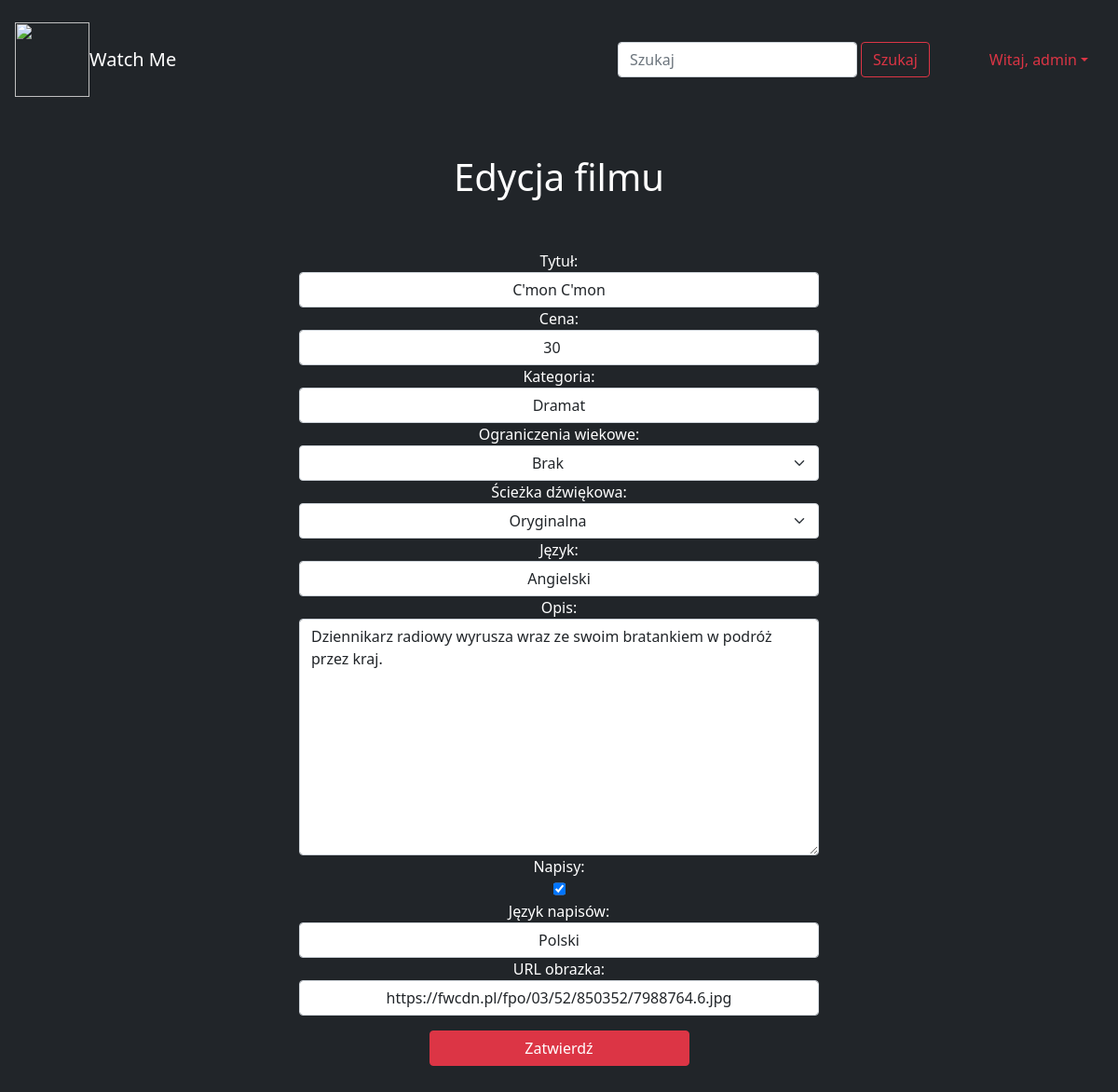
/store/movie/edit?id=18 (signed in), run on the app's committed database.
### store/models.py (models this page shows, shortened)
class Movie(models.Model):
    lector = "Lektor";
    original = "Oryginalna"
    dubbing = "Dubbing"
    choices = [(lector,"Lektor"),(original,"Oryginalna"),(dubbing,"Dubbing")]
    age_choices = [(0,"Brak"),(7,"Od 7 roku życia"),(18,"Od 18 roku życia")]
    title = models.CharField(max_length=200)
    price = models.IntegerField()
    category = models.CharField(max_length=100)
    minimum_age = models.IntegerField(default=0, choices=age_choices)
    soundtrack = models.CharField(max_length=10, choices=choices)
    language = models.CharField(max_length=100,)
    description = models.TextField(max_length=10000)
    subtitles = models.BooleanField(default=False)
    subtitles_language = models.CharField(max_length=100, null=True, default=None)
    picture_url = models.CharField(max_length=300)

### store/views.py (the view)
# urls.py: path('movie/edit', views.editMovie, name="editMovie"),
def editMovie(request):
    check_deadline(request)
    if request.user.is_superuser:
        if request.method == 'POST':
            form = EditMovieForm(request.POST)
            if form.is_valid():
                id = request.GET["id"]
                cd = form.cleaned_data
                title = cd.get('title')
                price = cd.get('price')
                category = cd.get('category')
                soundtrack = cd.get('soundtrack')
                language = cd.get('language')
                description = cd.get('description')
                subtitles = cd.get('subtitles')
                subtitles_language = cd.get('subtitles_language')
                picture_url = cd.get('picture_url')
                movie = Movie.objects.get(id=id)
                movie.title = title
                movie.price = price
                movie.category = category
                movie.soundtrack = soundtrack
                movie.language = language
                movie.description = description
                movie.subtitles = subtitles
                movie.subtitles_language = subtitles_language
                movie.picture_url = picture_url
                movie.save()
                messages.success(request, 'Dokonano edycji')
                return redirect('/store/movie/list')
            else:
                messages.error(request, 'Błąd dodania')
        else:
            id = request.GET["id"]
            movie = Movie.objects.get(id=id)
            form = EditMovieForm()
            form.fields['title'].initial = movie.title
            form.fields['price'].initial = movie.price
            form.fields['category'].initial = movie.category
            form.fields['soundtrack'].initial = movie.soundtrack
            form.fields['language'].initial = movie.language
            form.fields['description'].initial = movie.description
            form.fields['subtitles'].initial = movie.subtitles
            form.fields['subtitles_language'].initial = movie.subtitles_language
            form.fields['picture_url'].initial = movie.picture_url
            return render(request, "editMovie.html", {'form': form})
    else:
        messages.warning(request, 'Brak uprawnień')
        return redirect('/store')

### store/forms.py
class EditMovieForm(forms.Form):
    title = forms.CharField(widget=textInput, label="Tytuł", max_length=200, required=True)
    price = forms.CharField(widget=numberInput, label="Cena", required=True)
    category = forms.CharField(widget=textInput, label="Kategoria", required=True)
    minimum_age = forms.ChoiceField(widget=textSelect, label="Ograniczenia wiekowe",choices=Movie.age_choices, required=True)
    soundtrack = forms.ChoiceField(widget=textSelect, label="Ścieżka dźwiękowa",choices=Movie.choices, required=True)
    language = forms.CharField(widget=textInput, label="Język",max_length=100, required=True)
    description = forms.CharField(widget=textArea,label="Opis", max_length=10000, required=True)
    subtitles = forms.BooleanField(widget=checkInput, label="Napisy",required=False)
    subtitles_language = forms.CharField(widget=textInput, label="Język napisów", required=False)
    picture_url = forms.CharField(widget=textInput, label="URL obrazka",required=True)

### store/views.py (called while the page is built)
def check_deadline(request):
    if request.user.is_authenticated:
        movie_rented = MovieRented.objects.filter(user=request.user)
        for movie in movie_rented:
            if movie.end_date < timezone.now():
                messages.warning(request,"Utraciłeś dostęp do filmu: " + movie.movie.title + "  (Powód: koniec okresu wypożyczenia)")
                movie.delete()

### templates/editMovie.html (shortened to what this page needs)
{% extends 'base.html' %}
{% block content %}
<div class="fs-1 pt-5 text-center">Edycja filmu</div>
<form class="form-row text-center pt-5 m-auto w-50" method="post">
    {{ form }}
    <button type="submit" class="btn btn-danger my-sm-3 w-50">Zatwierdź</button>
</form>
{% endblock %}

### templates/base.html (shortened to what this page needs)
<!DOCTYPE html>
{% load static %}
<html lang="en">
<head>
    <link href="https://cdn.jsdelivr.net/npm/bootstrap@5.1.3/dist/css/bootstrap.min.css" rel="stylesheet">
</head>
<body class="p-3 mb-2 bg-dark text-white">
        <div class="row">
            <nav class="navbar navbar-dark bg-dark">
                <img src="https://i.imgur.com/KejfKMV.png" width="80" height="80" class="d-inline-block align-top" alt="">
                <a class="navbar-brand me-auto mb-2 mb-lg-0" href="/store">Watch Me</a>
                <form class="d-flex" method="POST" action="{% url 'searchMovie' %}">
                    <input class="form-control me-1" type="search" placeholder="Szukaj" aria-label="Szukaj" name="searchfor">
                    <button class="btn btn-outline-danger me-5" type="submit">Szukaj</button>
                </form>
                {% if user.is_authenticated %}
                    <li class="nav-item dropdown" style="list-style-type: none;">
                        <a class="nav-link dropdown-toggle text-danger" href="#" id="navbarDropdown" role="button" data-bs-toggle="dropdown" aria-expanded="false">Witaj, {{ user.get_username }}</a>
                    </li>
                {% endif %}
            </nav>
        </div>
    <div role="main" class="container">
            {% block content %}
            {% endblock %}
    </div>
</body>
</html>

### data on the page
Movie: title "C'mon C'mon", price "30", category "Dramat", minimum_age "Brak", soundtrack "Oryginalna", language "Angielski", description "Dziennikarz radiowy wyrusza wraz ze swoim bratankiem w podróż przez kraj.", subtitles "☑", subtitles_language "Polski", picture_url "https://fwcdn.pl/fpo/03/52/850352/7988764.6.jpg"

### other printed values
{{ user.get_username }} "admin"
